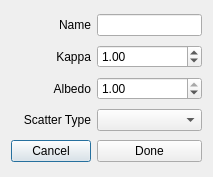
<?xml version="1.0" encoding="UTF-8"?>
<ui version="4.0">
 <class>MatEdit</class>
 <widget class="QDialog" name="MatEdit">
  <property name="geometry">
   <rect>
    <x>0</x>
    <y>0</y>
    <width>213</width>
    <height>177</height>
   </rect>
  </property>
  <property name="windowTitle">
   <string>Dialog</string>
  </property>
  <layout class="QGridLayout" name="gridLayout">
   <item row="0" column="0">
    <widget class="QLabel" name="label_name">
     <property name="text">
      <string>Name</string>
     </property>
     <property name="alignment">
      <set>Qt::AlignRight|Qt::AlignTrailing|Qt::AlignVCenter</set>
     </property>
    </widget>
   </item>
   <item row="0" column="1">
    <widget class="QLineEdit" name="lineEdit_name">
     <property name="readOnly">
      <bool>true</bool>
     </property>
    </widget>
   </item>
   <item row="1" column="0">
    <widget class="QLabel" name="label_kappa">
     <property name="text">
      <string>Kappa</string>
     </property>
     <property name="alignment">
      <set>Qt::AlignRight|Qt::AlignTrailing|Qt::AlignVCenter</set>
     </property>
    </widget>
   </item>
   <item row="1" column="1">
    <widget class="QDoubleSpinBox" name="doubleSpinBox_kappa">
     <property name="accelerated">
      <bool>true</bool>
     </property>
     <property name="maximum">
      <double>1000.000000000000000</double>
     </property>
     <property name="singleStep">
      <double>0.100000000000000</double>
     </property>
     <property name="value">
      <double>1.000000000000000</double>
     </property>
    </widget>
   </item>
   <item row="2" column="0">
    <widget class="QLabel" name="label_albedo">
     <property name="text">
      <string>Albedo</string>
     </property>
     <property name="alignment">
      <set>Qt::AlignRight|Qt::AlignTrailing|Qt::AlignVCenter</set>
     </property>
    </widget>
   </item>
   <item row="2" column="1">
    <widget class="QDoubleSpinBox" name="doubleSpinBox_albedo">
     <property name="accelerated">
      <bool>true</bool>
     </property>
     <property name="maximum">
      <double>1.000000000000000</double>
     </property>
     <property name="singleStep">
      <double>0.010000000000000</double>
     </property>
     <property name="value">
      <double>1.000000000000000</double>
     </property>
    </widget>
   </item>
   <item row="3" column="0">
    <widget class="QLabel" name="label_scatter_type">
     <property name="text">
      <string>Scatter Type</string>
     </property>
     <property name="alignment">
      <set>Qt::AlignRight|Qt::AlignTrailing|Qt::AlignVCenter</set>
     </property>
    </widget>
   </item>
   <item row="3" column="1">
    <widget class="QComboBox" name="comboBox_scatter_type"/>
   </item>
   <item row="4" column="0">
    <widget class="QPushButton" name="pushButton_cancel">
     <property name="text">
      <string>Cancel</string>
     </property>
    </widget>
   </item>
   <item row="4" column="1">
    <widget class="QPushButton" name="pushButton_done">
     <property name="text">
      <string>Done</string>
     </property>
    </widget>
   </item>
  </layout>
 </widget>
 <resources/>
 <connections>
  <connection>
   <sender>pushButton_cancel</sender>
   <signal>clicked()</signal>
   <receiver>MatEdit</receiver>
   <slot>close()</slot>
   <hints>
    <hint type="sourcelabel">
     <x>94</x>
     <y>154</y>
    </hint>
    <hint type="destinationlabel">
     <x>82</x>
     <y>176</y>
    </hint>
   </hints>
  </connection>
 </connections>
</ui>
